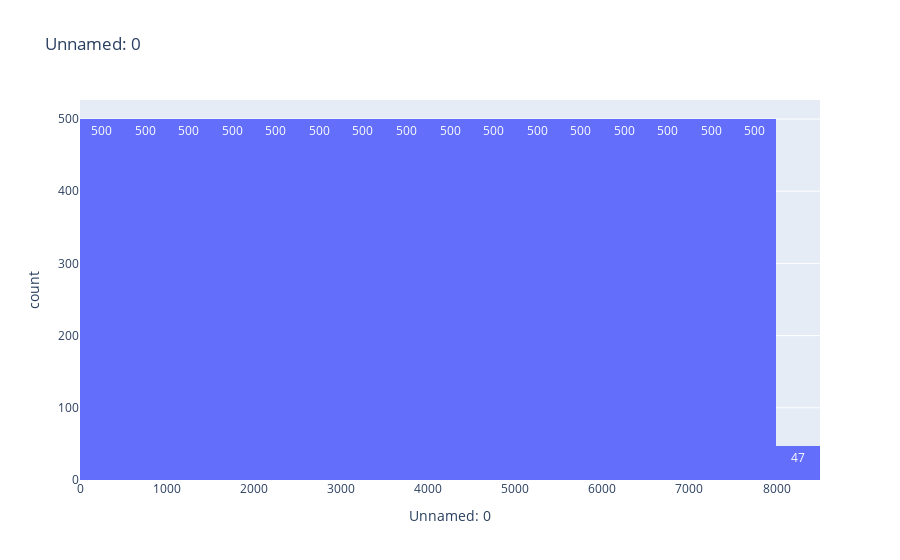
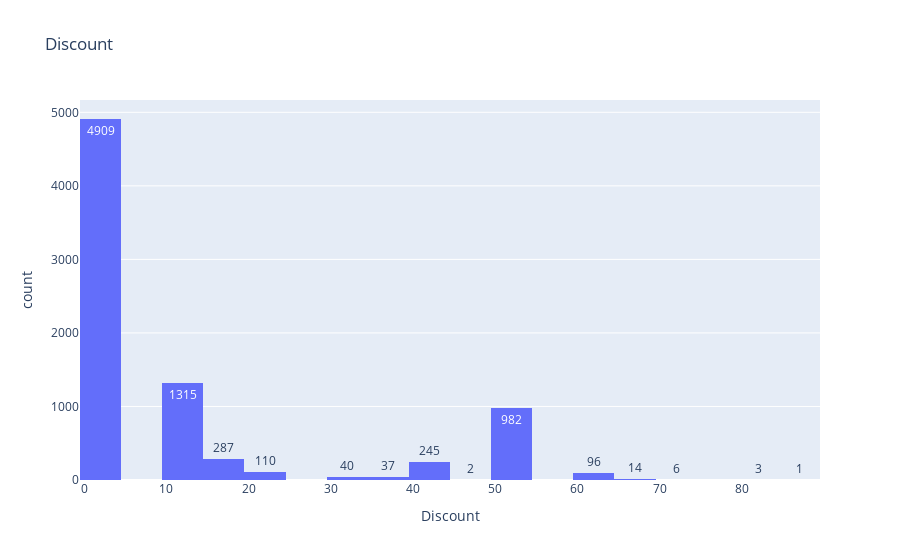
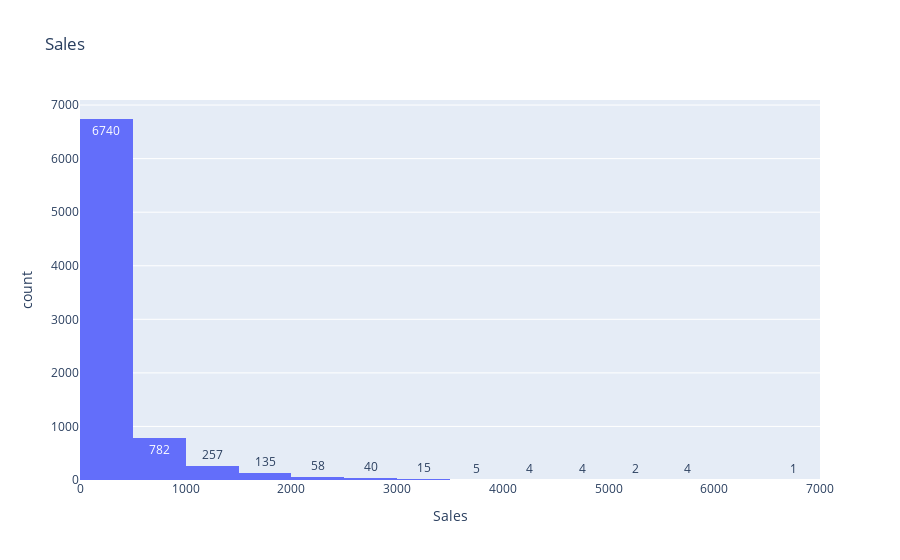
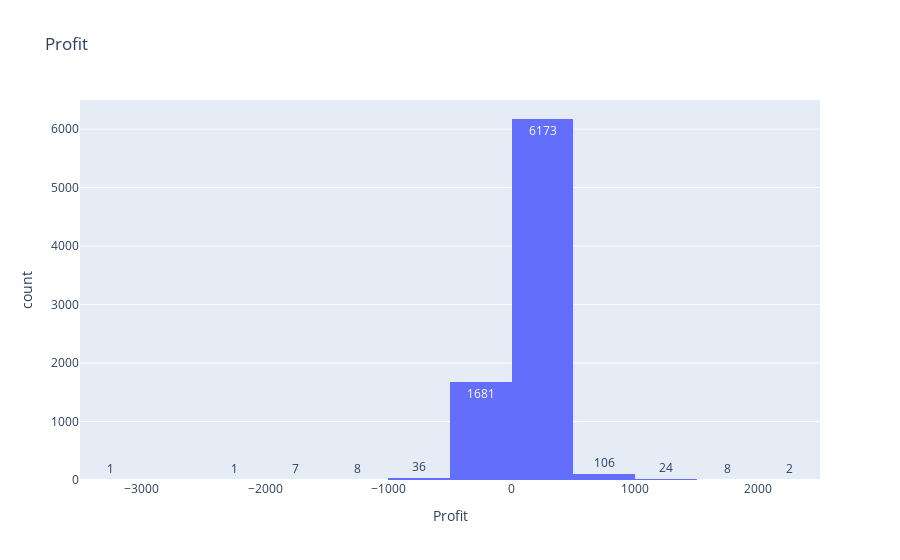

Notebook cell for these charts, in order:
### Markdown cell above
### **Univariate Analysis**
Analyzing/visualizing the dataset by taking one variable at a time:

Data visualization is essential; we must decide what charts to plot to better understand the data. In this article, we visualize our data using Matplotlib and Seaborn libraries.

Matplotlib is a Python 2D plotting library used to draw basic charts we use Matplotlib.

Seaborn is also a python library built on top of Matplotlib that uses short lines of code to create and style statistical plots from Pandas and Numpy

Univariate analysis can be done for both Categorical and Numerical variables.

Categorical variables can be visualized using a Count plot, Bar Chart, Pie Plot, etc.

Numerical Variables can be visualized using Histogram, Box Plot, Density Plot, etc.

In our example, we have done a Univariate analysis using Histogram for continuous Variables.

In the below fig, a histogram is used to show the pattern of the variables.

### Code cell
for col in num:
    fig = px.histogram(df, x=col, title=f'{col}', nbins=20, text_auto=True)
    fig.show()

### Figure 1 — Plotly figure (JSON) as saved in the notebook; plotly's stock layout.template omitted (floating-point values rounded to 4 significant figures; data arrays with more than 128 entries replaced by an {"elided": "..."} marker saying what was removed)
{"data": [{"alignmentgroup": "True", "bingroup": "x", "hovertemplate": "Unnamed: 0=%{x}<br>count=%{y}<extra></extra>", "legendgroup": "", "marker": {"color": "#636efa", "pattern": {"shape": ""}}, "name": "", "nbinsx": 20, "offsetgroup": "", "orientation": "v", "showlegend": false, "texttemplate": "%{value}", "type": "histogram", "x": {"elided": "8047 int values"}, "xaxis": "x", "yaxis": "y"}], "layout": {"barmode": "relative", "legend": {"tracegroupgap": 0}, "title": {"text": "Unnamed: 0"}, "xaxis": {"anchor": "y", "domain": [0, 1], "title": {"text": "Unnamed: 0"}}, "yaxis": {"anchor": "x", "domain": [0, 1], "title": {"text": "count"}}}}

### Figure 2 — Plotly figure (JSON) as saved in the notebook; plotly's stock layout.template omitted (floating-point values rounded to 4 significant figures; data arrays with more than 128 entries replaced by an {"elided": "..."} marker saying what was removed)
{"data": [{"alignmentgroup": "True", "bingroup": "x", "hovertemplate": "Discount=%{x}<br>count=%{y}<extra></extra>", "legendgroup": "", "marker": {"color": "#636efa", "pattern": {"shape": ""}}, "name": "", "nbinsx": 20, "offsetgroup": "", "orientation": "v", "showlegend": false, "texttemplate": "%{value}", "type": "histogram", "x": {"elided": "8047 int values"}, "xaxis": "x", "yaxis": "y"}], "layout": {"barmode": "relative", "legend": {"tracegroupgap": 0}, "title": {"text": "Discount"}, "xaxis": {"anchor": "y", "domain": [0, 1], "title": {"text": "Discount"}}, "yaxis": {"anchor": "x", "domain": [0, 1], "title": {"text": "count"}}}}

### Figure 3 — Plotly figure (JSON) as saved in the notebook; plotly's stock layout.template omitted (floating-point values rounded to 4 significant figures; data arrays with more than 128 entries replaced by an {"elided": "..."} marker saying what was removed)
{"data": [{"alignmentgroup": "True", "bingroup": "x", "hovertemplate": "Sales=%{x}<br>count=%{y}<extra></extra>", "legendgroup": "", "marker": {"color": "#636efa", "pattern": {"shape": ""}}, "name": "", "nbinsx": 20, "offsetgroup": "", "orientation": "v", "showlegend": false, "texttemplate": "%{value}", "type": "histogram", "x": {"elided": "8047 int values"}, "xaxis": "x", "yaxis": "y"}], "layout": {"barmode": "relative", "legend": {"tracegroupgap": 0}, "title": {"text": "Sales"}, "xaxis": {"anchor": "y", "domain": [0, 1], "title": {"text": "Sales"}}, "yaxis": {"anchor": "x", "domain": [0, 1], "title": {"text": "count"}}}}

### Figure 4 — Plotly figure (JSON) as saved in the notebook; plotly's stock layout.template omitted (floating-point values rounded to 4 significant figures; data arrays with more than 128 entries replaced by an {"elided": "..."} marker saying what was removed)
{"data": [{"alignmentgroup": "True", "bingroup": "x", "hovertemplate": "Profit=%{x}<br>count=%{y}<extra></extra>", "legendgroup": "", "marker": {"color": "#636efa", "pattern": {"shape": ""}}, "name": "", "nbinsx": 20, "offsetgroup": "", "orientation": "v", "showlegend": false, "texttemplate": "%{value}", "type": "histogram", "x": {"elided": "8047 int values"}, "xaxis": "x", "yaxis": "y"}], "layout": {"barmode": "relative", "legend": {"tracegroupgap": 0}, "title": {"text": "Profit"}, "xaxis": {"anchor": "y", "domain": [0, 1], "title": {"text": "Profit"}}, "yaxis": {"anchor": "x", "domain": [0, 1], "title": {"text": "count"}}}}
